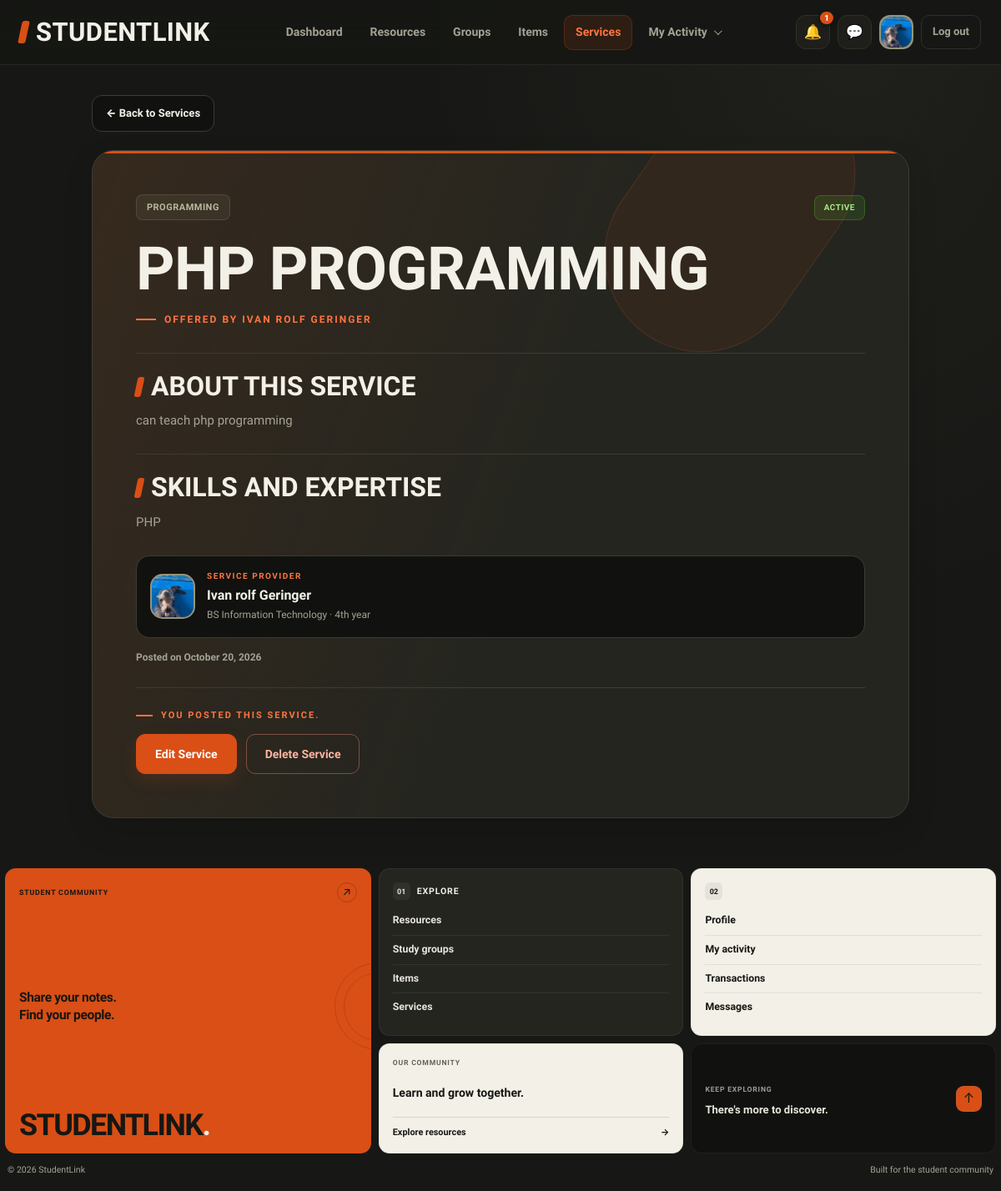
/service-view.php?id=2 (signed in), run on an earlier commit of the app's database.
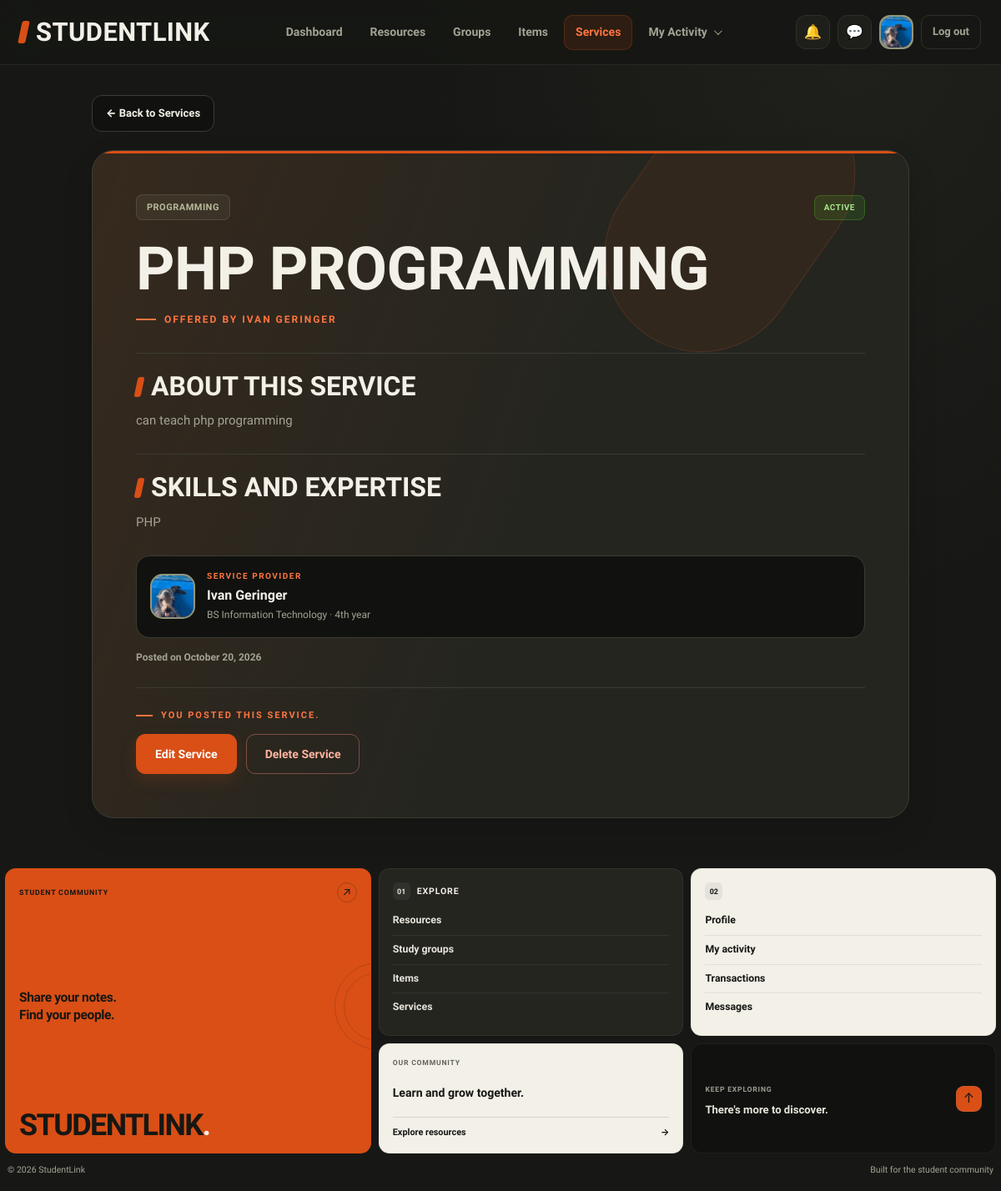
And on a later commit of the database.
### tables this page shows
CREATE TABLE `services` (
  `id` int(10) UNSIGNED NOT NULL,
  `user_id` int(10) UNSIGNED NOT NULL,
  `category_id` int(10) UNSIGNED NOT NULL,
  `title` varchar(150) NOT NULL,
  `description` text NOT NULL,
  `skills` varchar(255) NOT NULL,
  `status` enum('Active','Removed') NOT NULL DEFAULT 'Active',
  `created_at` timestamp NOT NULL DEFAULT current_timestamp()
);

CREATE TABLE `users` (
  `id` int(10) UNSIGNED NOT NULL,
  `full_name` varchar(100) NOT NULL,
  `email` varchar(150) NOT NULL,
  `password_hash` varchar(255) DEFAULT NULL,
  `google_id` varchar(64) DEFAULT NULL,
  `course` varchar(50) DEFAULT NULL,
  `year_level` varchar(20) DEFAULT NULL,
  `about` text DEFAULT NULL,
  `skills` varchar(255) DEFAULT NULL,
  `photo_path` varchar(255) DEFAULT NULL,
  `role` enum('student','admin') NOT NULL DEFAULT 'student',
  `status` enum('Active','Suspended') NOT NULL DEFAULT 'Active',
  `created_at` timestamp NOT NULL DEFAULT current_timestamp()
);

CREATE TABLE `categories` (
  `id` int(10) UNSIGNED NOT NULL,
  `kind` enum('item','service') NOT NULL,
  `name` varchar(80) NOT NULL
);

### includes/functions.php (called while the page is built, shortened)
<?php
function e($v) {
    return htmlspecialchars((string) $v, ENT_QUOTES, 'UTF-8');
}

### service-view.php (the view, shortened to what the changed rows need)
<?php
require_once __DIR__ . '/db_connect.php';
require_once __DIR__ . '/includes/functions.php';
$currentUserId = (int) ($_SESSION['user_id'] ?? 0);
$active = 'services';
$css = ['service-view'];
$serviceId = filter_input(INPUT_GET, 'id', FILTER_VALIDATE_INT);
$service = null;
$errorMessage = '';
if (!$serviceId || $serviceId < 1) {
    $errorMessage = 'Invalid service selected.';
} else {
    try {
        $sql = "
            SELECT
                s.id,
                s.user_id,
                s.category_id,
                s.title,
                s.description,
                s.skills,
                s.status,
                s.created_at,
                c.name AS category,
                u.full_name AS provider_name,
                u.course,
                u.year_level,
                u.photo_path AS provider_photo
            FROM services s
            INNER JOIN categories c
                ON c.id = s.category_id
            INNER JOIN users u
                ON u.id = s.user_id
            WHERE s.id = ?
              AND c.kind = 'service'
            LIMIT 1
        ";
        $stmt = $conn->prepare($sql);
        $stmt->bind_param('i', $serviceId);
        $stmt->execute();
        $service = $stmt->get_result()->fetch_assoc();
    } catch (Throwable $e) {
        error_log('Service view error: ' . $e->getMessage());
        $service = null;
        $errorMessage = 'Unable to load this service. Please try again.';
    }
}
$isOwner = (
    $service !== null &&
    $currentUserId > 0 &&
    $currentUserId === (int) $service['user_id']
);
require_once __DIR__ . '/includes/header.php';
?>
<main class="wrap service-view-page">
    <?php if ($errorMessage !== ''): ?>
        <section class="service-message">
            <h1>Service unavailable</h1>
            <p><?= e($errorMessage) ?></p>
            <a class="btn btn-primary" href="services.php">
                Browse Services
            </a>
        </section>
    <?php else: ?>
        <section class="service-detail-card">
            <div class="service-detail-content">
                <div class="service-detail-top">
                    <span class="service-category">
                        <?= e($service['category']) ?>
                    </span>
                    <span class="service-status <?= $service['status'] === 'Active' ? 'status-active' : 'status-removed' ?>">
                        <?= e($service['status']) ?>
                    </span>
                </div>
                <h1><?= e($service['title']) ?></h1>
                <p class="service-intro">
                    Offered by <?= e($service['provider_name']) ?>
                </p>
                <div class="service-description">
                    <h2>About this service</h2>
                    <?php if (!empty($service['description'])): ?>
                        <p><?= nl2br(e($service['description'])) ?></p>
                    <?php else: ?>
                        <p class="muted-text">
                            No description was provided.
                        </p>
                    <?php endif; ?>
                </div>
                <div class="service-skills">
                    <h2>Skills and expertise</h2>
                    <?php if (!empty($service['skills'])): ?>
                        <p><?= nl2br(e($service['skills'])) ?></p>
                    <?php else: ?>
                        <p class="muted-text">
                            No skills or expertise listed.
                        </p>
                    <?php endif; ?>
                </div>
                <div class="service-provider">
                    <div class="provider-avatar">
                        <?php if (!empty($service['provider_photo'])): ?>
                            <img
                                src="<?= e($service['provider_photo']) ?>"
                                alt="<?= e($service['provider_name']) ?>"
                            >
                        <?php else: ?>
                            <span>
                                <?= e(strtoupper(substr($service['provider_name'], 0, 1))) ?>
                            </span>
                        <?php endif; ?>
                    </div>
                    <div class="provider-info">
                        <span class="provider-label">Service provider</span>
                        <strong>
                            <?= e($service['provider_name']) ?>
                        </strong>
                        <?php
                        $providerDetails = array_filter([
                            $service['course'] ?? '',
                            $service['year_level'] ?? ''
                        ]);
                        ?>
                        <?php if (!empty($providerDetails)): ?>
                            <small>
                                <?= e(implode(' · ', $providerDetails)) ?>
                            </small>
                        <?php endif; ?>
                    </div>
                </div>
                <p class="service-date">
                    Posted on
                    <?= e(date('F j, Y', strtotime($service['created_at']))) ?>
                </p>
                <?php if ($isOwner): ?>
                    <div class="service-owner-panel">
                        <p class="owner-note">
                            You posted this service.
                        </p>
                        <?php if ($service['status'] === 'Active'): ?>
                            <div class="service-view-actions">
                                <a
                                    class="btn btn-primary"
                                    href="service-edit.php?id=<?= (int) $service['id'] ?>"
                                >
                                    Edit Service
                                </a>
                                <form
                                    action="service-delete.php"
                                    method="post"
                                    onsubmit="return confirm('Are you sure you want to remove this service?');"
                                >
                                    <button
                                        type="submit"
                                        class="btn btn-danger"
                                    >
                                        Delete Service
                                    </button>
                                </form>
                            </div>
                        <?php else: ?>
                            <p class="muted-text">
                                This service has been removed from the public listing.
                            </p>
                        <?php endif; ?>
                    </div>
                <?php endif; ?>
            </div>
        </section>
    <?php endif; ?>
</main>
<?php
require_once __DIR__ . '/includes/footer.php';
?>

### includes/header.php (shortened to what the changed rows need)
<?php
require_once __DIR__ . '/functions.php';
require_once __DIR__ . '/../db_connect.php';
$css = $css ?? [];
$active = $active ?? '';
$bare = $bare ?? false;
$unreadNotificationCount = 0;
if (!empty($_SESSION['user_id'])) {
    $headerUserId = (int) $_SESSION['user_id'];
    $notificationStmt = $conn->prepare("
        SELECT COUNT(*) AS unread_count
        FROM notifications
        WHERE user_id = ?
        AND is_read = 0
    ");
    if ($notificationStmt) {
        $notificationStmt->bind_param('i', $headerUserId);
        $notificationStmt->execute();
        $notificationResult = $notificationStmt->get_result();
        $notificationRow = $notificationResult->fetch_assoc();
        $unreadNotificationCount = (int) (
            $notificationRow['unread_count'] ?? 0
        );
    }
}
?>
<!DOCTYPE html>
<html lang="en">
<head>
    <?php foreach ($css as $stylesheet): ?>
        <link
            rel="stylesheet"
            href="css/<?= e($stylesheet) ?>.css"
        >
    <?php endforeach; ?>
</head>
<body>
<?php if (!$bare): ?>
<nav class="nav" aria-label="Main navigation">
    <div class="nav-tools">
        <a
            class="icon-btn notification-link"
            href="notifications.php"
            aria-label="<?= $unreadNotificationCount > 0
                ? 'Notifications, ' . $unreadNotificationCount . ' unread'
                : 'Notifications' ?>"
            title="Notifications"
            <?= $active === 'notifications' ? 'aria-current="page"' : '' ?>
        >
            &#128276;
            <?php if ($unreadNotificationCount > 0): ?>
                <span class="notification-badge">
                    <?= $unreadNotificationCount > 99
                        ? '99+'
                        : $unreadNotificationCount ?>
                </span>
            <?php endif; ?>
        </a>
    </div>
</nav>
<?php endif; ?>
</body>
</html>

What changed in the data, as far as the page shows it:
changed through a linked row, services "PHP PROGRAMMING": user.full_name "IVAN ROLF GERINGER" → "IVAN GERINGER"; user.full_name "Ivan rolf Geringer" → "Ivan Geringer"
Also different on the page:
$unreadNotificationCount: "1" → (not shown)
